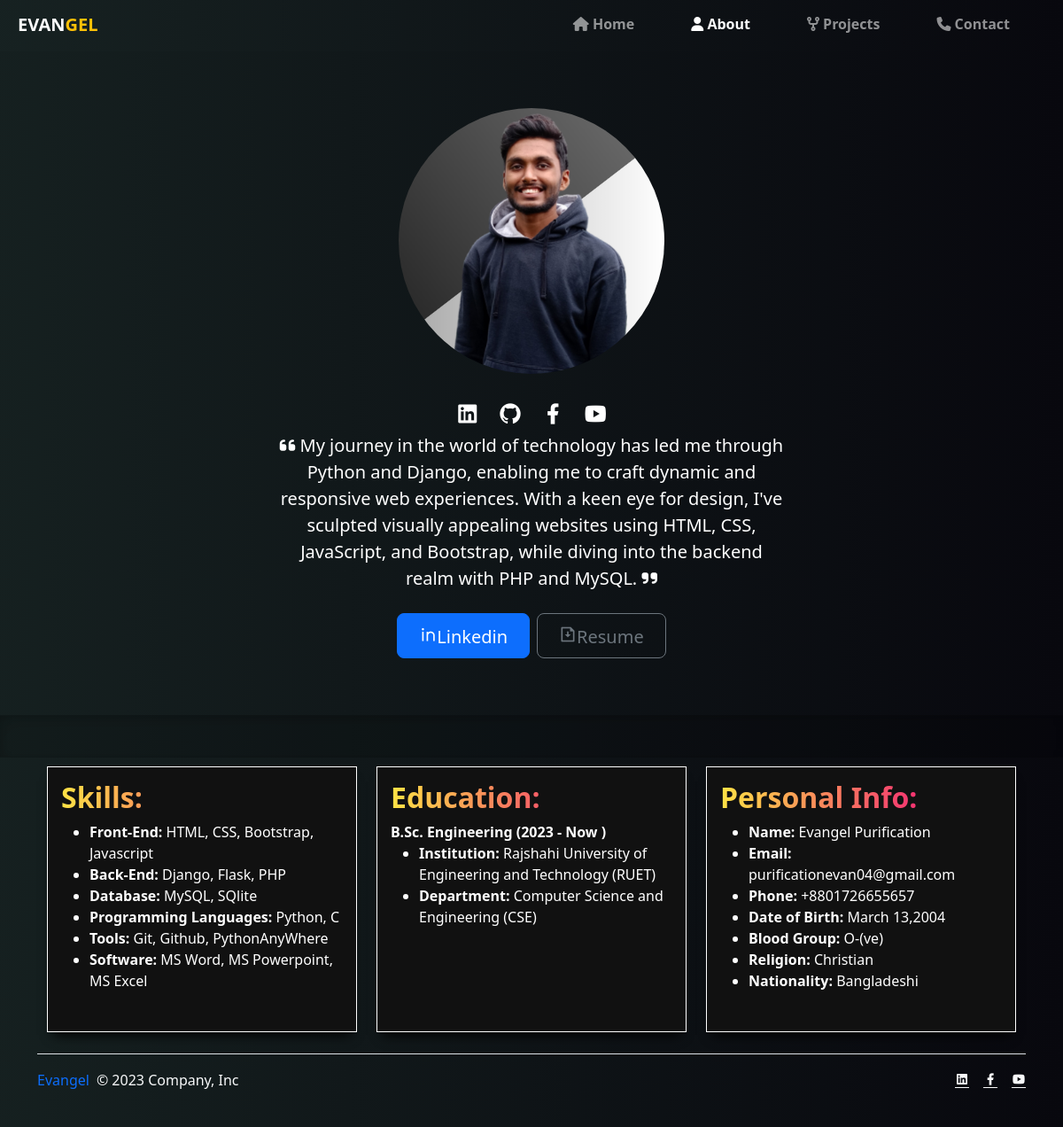
The page /about/ on the database its author committed.
### home/models.py (models this page shows, shortened)
class About(models.Model):
    id = models.AutoField(primary_key=True)
    description = models.TextField()
    fend = models.CharField(max_length=300,null=True)
    bend = models.CharField(max_length=300,null=True)
    db = models.CharField(max_length=300,null=True)
    pl = models.CharField(max_length=300,null=True)
    tools = models.CharField(max_length=300, null=True)
    software = models.CharField(max_length=300)

### home/views.py (the view)
# urls.py: path('about/', views.about, name="about"),
def about(request):
    about = About.objects.all().first()
    return render(request, 'home/about.html',{
        'about':about
    })

### templates/home/about.html
{% extends 'basic.html' %}
{% block aboutactive %} active {% endblock %}
{% load static %}
{% block body %}
<div class="px-4 py-5 my-3 text-center about-section" data-aos="fade-up"
data-aos-duration="3000">
    <img class="d-block mx-auto mb-4" src="/static/img/about.png" alt="" >
    <div class="links">
        <a href="https://www.linkedin.com/in/evangel04/" target="_blank" class="my-3 mx-2" ><i class="ri-linkedin-box-fill fs-3"></i></a>
        <a href="https://github.com/mathew2004" target="_blank" class="my-3 mx-2" ><i class="ri-github-fill fs-3"></i></a>
        <a href="https://www.facebook.com/evanpurification/" target="_blank" class="my-3 mx-2" ><i class="ri-facebook-fill fs-3"></i></a>
        <a href="https://www.youtube.com/codeground" target="_blank" class="my-3 mx-2" ><i class="ri-youtube-fill fs-3"></i></a>
    </div>
    <div class="col-lg-6 mx-auto">
      <p class="lead mb-4">
       <i class="fa fa-quote-left"></i> {{about.description}} <i class="fa fa-quote-right"></i>
    </p>
      <div class="d-grid gap-2 d-sm-flex justify-content-sm-center">
        <a href="https://www.linkedin.com/in/evangel04/" target="_blank" class="btn btn-primary btn-lg px-4 gap-3"><i class="ri-linkedin-line mt-1"></i>Linkedin</a>
        <a href="https://github.com/mathew2004" target="_blank" class="btn btn-outline-secondary btn-lg px-4"><i class="ri-file-download-line"></i>Resume</a>
      </div>
    </div>
</div>
<div class="b-example-divider"></div>
<div class="info-section container my-6">
    <div class="info" data-aos="zoom-in"
    data-aos-duration="1000">
        <h2 class="fw-bold">Skills:  </h2>
        <ul>
            <li><strong>Front-End:</strong> {{about.fend}} </li>
            <li><strong>Back-End:</strong> {{about.bend}} </li>
            <li><strong>Database:</strong> {{about.db}} </li>
            <li><strong>Programming Languages:</strong> {{about.pl}} </li>
            <li><strong>Tools:</strong> {{about.tools}} </li>
            <li><strong>Software:</strong> {{about.software}} </li>
        </ul>
    </div>
    <div class="info" data-aos="zoom-in"
    data-aos-duration="1000">
        <h2 class="fw-bold">Education:  </h2>
        <b >B.Sc. Engineering (2023 - Now )</b>
        <ul>
            <li><strong>Institution:</strong> Rajshahi University of Engineering and Technology (RUET)  </li>
            <li><strong>Department:</strong> Computer Science and Engineering (CSE)  </li>
        </ul>
    </div>
    <div class="info" data-aos="zoom-in"
    data-aos-duration="1000">
        <h2 class="fw-bold">Personal Info:  </h2>
        <ul>
            <li><strong>Name:</strong> Evangel Purification </li>
            <li><strong>Email:</strong> purificationevan04@gmail.com </li>
            <li><strong>Phone:</strong> +8801726655657 </li>
            <li><strong>Date of Birth:</strong> March 13,2004  </li>
            <li><strong>Blood Group:</strong> O-(ve) </li>
            <li><strong>Religion:</strong> Christian  </li>
            <li><strong>Nationality:</strong> Bangladeshi </li>
        </ul>
    </div>
</div>
{% endblock %}

### static/style.css (style rules this page uses)
.about-section img { height: 300px; width: 300px; border-radius: 50%; }
.about-section .links a { text-decoration: none; color: #fff; }
.info-section { display: flex; justify-content: space-around; flex-wrap: wrap; margin-bottom: 20px ; }
.info { border: 1px solid #fff; background: #111; padding: 15px; height: 300px; width: 350px; margin-top: 10px; -webkit-box-shadow: 0px 10px 13px -7px #000000, inset 18px -8px 0px -30px #000000; box-shadow: 0px 10px 13px -7px #000000, inset 18px -8px 0px -30px #000000; }
.info h2 { color: #ffe345; background-image: -webkit-linear-gradient(0deg, #ffe345 0%, #f20b7b 86%, #ff6338 76%); background-clip: text; -webkit-background-clip: text; text-fill-color: transparent; -webkit-text-fill-color: transparent; }

### templates/basic.html (style rules this page uses)
body { background-color: #1E2125; color: #fff; background-image: linear-gradient(to left, rgb(8, 8, 14),rgba(15, 31, 28, 0.575)) }
.b-example-divider { width: 100%; height: 3rem; background-color: rgba(0, 0, 0, .1); border: solid rgba(0, 0, 0, .15); border-width: 1px 0; box-shadow: inset 0 .5em 1.5em rgba(0, 0, 0, .1), inset 0 .125em .5em rgba(0, 0, 0, .15); }

### rows shown on the page
About: description "My journey in the world of technology has led me through Python and Django, enabling me to craft dynamic and responsive web experiences. With a keen eye for design, I've sculpted visually appealing websites using HTML, CSS, JavaScript, and Bootstrap, while diving into the backend realm with PHP and MySQL.", fend "HTML, CSS, Bootstrap, Javascript", bend "Django, Flask, PHP", db "MySQL, SQlite", pl "Python, C", tools "Git, Github, PythonAnyWhere", software "MS Word, MS Powerpoint, MS Excel"
